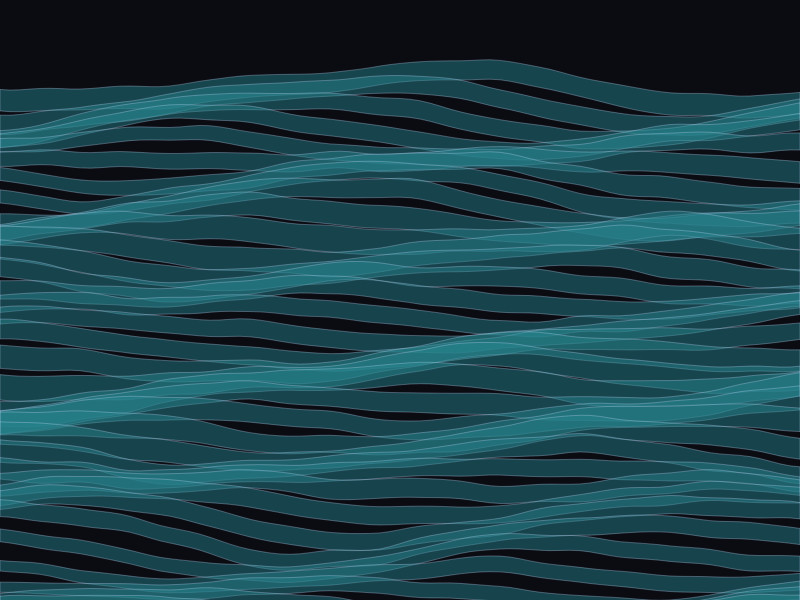
Frame 1 (no input)
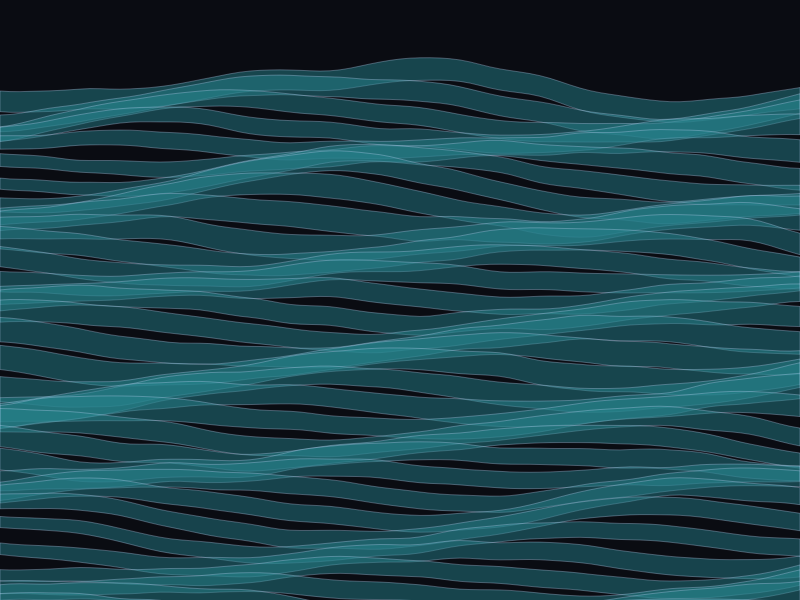
Frame 60 (no input)
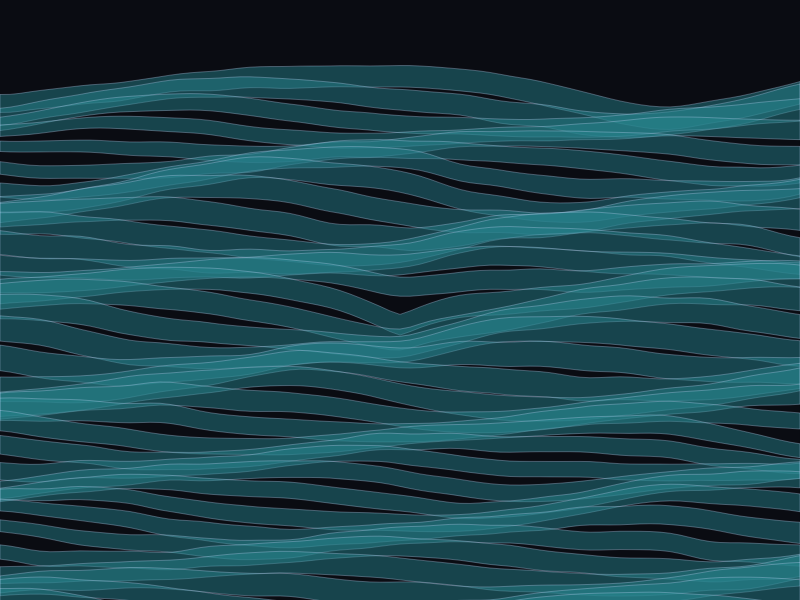
Frame 120 (the mouse pressed at the canvas centre since frame 60)

The p5.js sketch that drew these frames (run headless with seeded random() and noise() and a simulated clock; from frame 60 on, the mouse is pressed at the canvas centre):

// p5.js sketch
// ── sketch.js
let t = 0;
let impulses = [];

function setup() {
  createCanvas(800, 600);
  pixelDensity(window.devicePixelRatio || 1);
  noiseDetail(4, 0.5);
}

function draw() {
  background(10, 12, 18);

  translate(0, height * 0.1);

  // Update impulses
  for (let i = impulses.length - 1; i >= 0; i--) {
    impulses[i].life -= 0.01;
    if (impulses[i].life <= 0) {
      impulses.splice(i, 1);
    }
  }

  let ribbonCount = 40;
  let ribbonSpacing = height / ribbonCount;

  for (let i = 0; i < ribbonCount; i++) {
    let yBase = i * ribbonSpacing;
    drawRibbon(yBase, i);
  }

  t += 0.005;
}

function drawRibbon(yBase, index) {
  let pointsTop = [];
  let pointsBottom = [];

  let thicknessBase = map(
    noise(index * 0.2, t),
    0, 1,
    6, 20
  );

  for (let x = 0; x <= width; x += 10) {
    let nx = x * 0.003;
    let ny = yBase * 0.01;

    let flow = noise(nx, ny, t);
    let wave = sin(x * 0.01 + t * 2 + index);

    let offsetY =
      flow * 60 +
      wave * 12;

    // --- CLICK INFLUENCE ---
    let interactionOffset = 0;
    for (let imp of impulses) {
      let d = dist(x, yBase + offsetY, imp.x, imp.y);
      let influence = exp(-d * 0.02) * imp.life;
      interactionOffset += influence * 80;
    }

    offsetY += interactionOffset;

    let thickness =
      thicknessBase *
      map(noise(nx + 5, ny + t), 0, 1, 0.4, 1.2);

    pointsTop.push({
      x: x,
      y: yBase + offsetY - thickness
    });

    pointsBottom.push({
      x: x,
      y: yBase + offsetY + thickness
    });
  }

  let hueShift = map(noise(index * 0.1, t), 0, 1, 180, 240);
  stroke(200, 220, 255, 80);
  fill(40, 90 + hueShift * 0.2, 120 + hueShift * 0.1, 120);

  beginShape();
  for (let p of pointsTop) {
    vertex(p.x, p.y);
  }
  for (let i = pointsBottom.length - 1; i >= 0; i--) {
    vertex(pointsBottom[i].x, pointsBottom[i].y);
  }
  endShape(CLOSE);
}

function mousePressed() {
  impulses.push({
    x: mouseX,
    y: mouseY - height * 0.1,
    life: 1
  });
}

function windowResized() {
  resizeCanvas(windowWidth, windowHeight);
}
